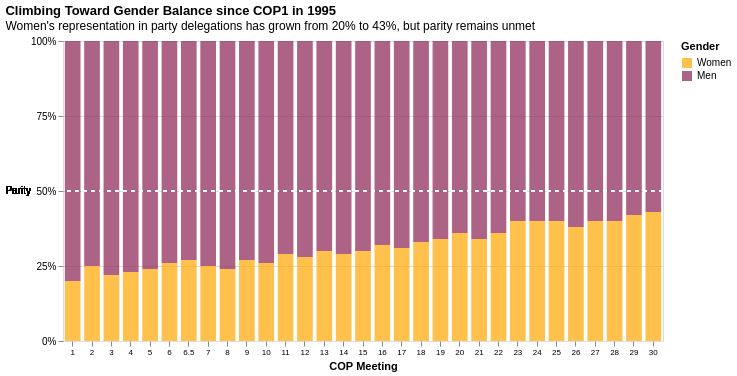

Vega-Lite specification stored for this chart:
### Vega-Lite specification from a JSON file in a GitHub repository (floating-point values rounded to 4 significant figures)
{"$schema": "https://vega.github.io/schema/vega-lite/v6.json", "width": 600, "title": {"text": "Climbing Toward Gender Balance since COP1 in 1995", "subtitle": "Women's representation in party delegations has grown from 20% to 43%, but parity remains unmet", "anchor": "start"}, "data": {"values": [{"COP": 1, "Gender": "Women", "Percentage": 20}, {"COP": 1, "Gender": "Men", "Percentage": 80}, {"COP": 2, "Gender": "Women", "Percentage": 25}, {"COP": 2, "Gender": "Men", "Percentage": 75}, {"COP": 3, "Gender": "Women", "Percentage": 22}, {"COP": 3, "Gender": "Men", "Percentage": 78}, {"COP": 4, "Gender": "Women", "Percentage": 23}, {"COP": 4, "Gender": "Men", "Percentage": 77}, {"COP": 5, "Gender": "Women", "Percentage": 24}, {"COP": 5, "Gender": "Men", "Percentage": 76}, {"COP": 6, "Gender": "Women", "Percentage": 26}, {"COP": 6, "Gender": "Men", "Percentage": 74}, {"COP": 6.5, "Gender": "Women", "Percentage": 27}, {"COP": 6.5, "Gender": "Men", "Percentage": 73}, {"COP": 7, "Gender": "Women", "Percentage": 25}, {"COP": 7, "Gender": "Men", "Percentage": 75}, {"COP": 8, "Gender": "Women", "Percentage": 24}, {"COP": 8, "Gender": "Men", "Percentage": 76}, {"COP": 9, "Gender": "Women", "Percentage": 27}, {"COP": 9, "Gender": "Men", "Percentage": 73}, {"COP": 10, "Gender": "Women", "Percentage": 26}, {"COP": 10, "Gender": "Men", "Percentage": 74}, {"COP": 11, "Gender": "Women", "Percentage": 29}, {"COP": 11, "Gender": "Men", "Percentage": 71}, {"COP": 12, "Gender": "Women", "Percentage": 28}, {"COP": 12, "Gender": "Men", "Percentage": 72}, {"COP": 13, "Gender": "Women", "Percentage": 30}, {"COP": 13, "Gender": "Men", "Percentage": 70}, {"COP": 14, "Gender": "Women", "Percentage": 29}, {"COP": 14, "Gender": "Men", "Percentage": 71}, {"COP": 15, "Gender": "Women", "Percentage": 30}, {"COP": 15, "Gender": "Men", "Percentage": 70}, {"COP": 16, "Gender": "Women", "Percentage": 32}, {"COP": 16, "Gender": "Men", "Percentage": 68}, {"COP": 17, "Gender": "Women", "Percentage": 31}, {"COP": 17, "Gender": "Men", "Percentage": 69}, {"COP": 18, "Gender": "Women", "Percentage": 33}, {"COP": 18, "Gender": "Men", "Percentage": 67}, {"COP": 19, "Gender": "Women", "Percentage": 34}, {"COP": 19, "Gender": "Men", "Percentage": 66}, {"COP": 20, "Gender": "Women", "Percentage": 36}, {"COP": 20, "Gender": "Men", "Percentage": 64}, {"COP": 21, "Gender": "Women", "Percentage": 34}, {"COP": 21, "Gender": "Men", "Percentage": 66}, {"COP": 22, "Gender": "Women", "Percentage": 36}, {"COP": 22, "Gender": "Men", "Percentage": 64}, {"COP": 23, "Gender": "Women", "Percentage": 40}, {"COP": 23, "Gender": "Men", "Percentage": 60}, {"COP": 24, "Gender": "Women", "Percentage": 40}, {"COP": 24, "Gender": "Men", "Percentage": 60}, {"COP": 25, "Gender": "Women", "Percentage": 40}, {"COP": 25, "Gender": "Men", "Percentage": 60}, {"COP": 26, "Gender": "Women", "Percentage": 38}, {"COP": 26, "Gender": "Men", "Percentage": 62}, {"COP": 27, "Gender": "Women", "Percentage": 40}, {"COP": 27, "Gender": "Men", "Percentage": 60}, {"COP": 28, "Gender": "Women", "Percentage": 40}, {"COP": 28, "Gender": "Men", "Percentage": 60}, {"COP": 29, "Gender": "Women", "Percentage": 42}, {"COP": 29, "Gender": "Men", "Percentage": 58}, {"COP": 30, "Gender": "Women", "Percentage": 43}, {"COP": 30, "Gender": "Men", "Percentage": 57}]}, "layer": [{"mark": {"type": "bar", "opacity": 0.7, "width": {"band": 0.9}}, "encoding": {"x": {"field": "COP", "type": "ordinal", "axis": {"title": "COP Meeting", "domain": false, "labelAngle": 0, "values": [1, 2, 3, 4, 5, 6, 6.5, 7, 8, 9, 10, 11, 12, 13, 14, 15, 16, 17, 18, 19, 20, 21, 22, 23, 24, 25, 26, 27, 28, 29, 30], "labelOverlap": false, "labelFontSize": 8}}, "y": {"field": "Percentage", "type": "quantitative", "stack": "normalize", "axis": {"title": "", "domain": false, "format": "%", "values": [0, 0.25, 0.5, 0.75, 1], "labelOverlap": false}}, "color": {"field": "Gender", "type": "nominal", "scale": {"domain": ["Women", "Men"], "range": ["#FFA500", "#8B2252"]}, "legend": {"orient": "right"}}, "order": {"field": "Gender", "sort": "descending"}}}, {"mark": {"type": "rule", "strokeDash": [4, 4], "color": "white", "strokeWidth": 2}, "encoding": {"y": {"datum": 0.5}}}, {"mark": {"type": "text", "align": "right", "dx": -32, "dy": 0, "fontSize": 10, "color": "black", "fontWeight": "lighter"}, "encoding": {"y": {"datum": 0.5}, "x": {"value": 0}, "text": {"value": "Parity"}}}], "config": {}}
